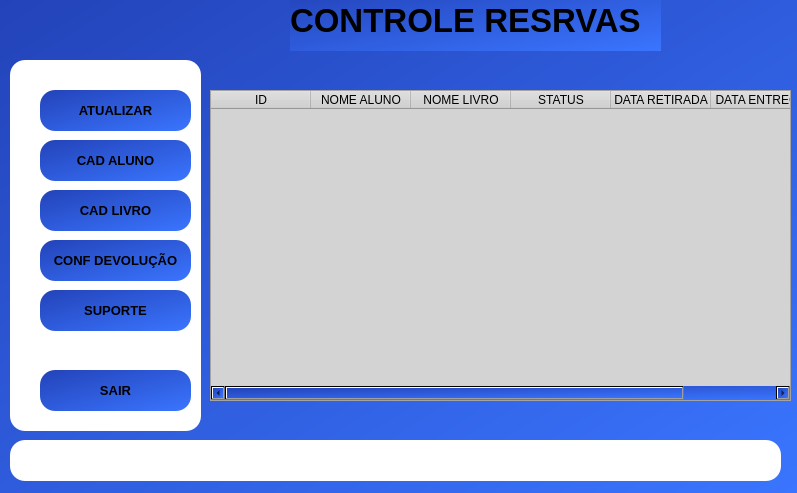
<?xml version="1.0" encoding="UTF-8"?>
<ui version="4.0">
 <class>MainWindow</class>
 <widget class="QMainWindow" name="MainWindow">
  <property name="geometry">
   <rect>
    <x>0</x>
    <y>0</y>
    <width>797</width>
    <height>493</height>
   </rect>
  </property>
  <property name="maximumSize">
   <size>
    <width>797</width>
    <height>493</height>
   </size>
  </property>
  <property name="windowTitle">
   <string>Reservas</string>
  </property>
  <property name="styleSheet">
   <string notr="true">background-color: qlineargradient(spread:pad, x1:0, y1:0, x2:1, y2:1, stop:0 rgba(35, 67, 185, 255), stop:1 rgba(58, 117, 255, 255));</string>
  </property>
  <widget class="QWidget" name="centralwidget">
   <widget class="QLabel" name="menu">
    <property name="geometry">
     <rect>
      <x>10</x>
      <y>60</y>
      <width>191</width>
      <height>371</height>
     </rect>
    </property>
    <property name="styleSheet">
     <string notr="true">border-radius:15px;
background-color: rgb(255, 255, 255);</string>
    </property>
    <property name="text">
     <string/>
    </property>
   </widget>
   <widget class="QLabel" name="titulo">
    <property name="geometry">
     <rect>
      <x>290</x>
      <y>-10</y>
      <width>371</width>
      <height>61</height>
     </rect>
    </property>
    <property name="font">
     <font>
      <pointsize>25</pointsize>
      <weight>75</weight>
      <bold>true</bold>
     </font>
    </property>
    <property name="styleSheet">
     <string notr="true"/>
    </property>
    <property name="text">
     <string>CONTROLE RESRVAS</string>
    </property>
   </widget>
   <widget class="QPushButton" name="BcadAluno">
    <property name="geometry">
     <rect>
      <x>40</x>
      <y>140</y>
      <width>151</width>
      <height>41</height>
     </rect>
    </property>
    <property name="font">
     <font>
      <pointsize>10</pointsize>
      <weight>75</weight>
      <bold>true</bold>
     </font>
    </property>
    <property name="styleSheet">
     <string notr="true">border-radius: 15px;
background-color: qlineargradient(spread:pad, x1:0, y1:0, x2:1, y2:1, stop:0 rgba(35, 67, 185, 255), stop:1 rgba(58, 117, 255, 255));</string>
    </property>
    <property name="text">
     <string>CAD ALUNO</string>
    </property>
    <property name="icon">
     <iconset>
      <normaloff>icons/aluna.png</normaloff>icons/aluna.png</iconset>
    </property>
   </widget>
   <widget class="QPushButton" name="Bretirar">
    <property name="geometry">
     <rect>
      <x>40</x>
      <y>240</y>
      <width>151</width>
      <height>41</height>
     </rect>
    </property>
    <property name="font">
     <font>
      <pointsize>10</pointsize>
      <weight>75</weight>
      <bold>true</bold>
     </font>
    </property>
    <property name="styleSheet">
     <string notr="true">border-radius: 15px;
background-color: qlineargradient(spread:pad, x1:0, y1:0, x2:1, y2:1, stop:0 rgba(35, 67, 185, 255), stop:1 rgba(58, 117, 255, 255));</string>
    </property>
    <property name="text">
     <string>CONF DEVOLUÇÃO</string>
    </property>
    <property name="icon">
     <iconset>
      <normaloff>icons/em-processamento.png</normaloff>icons/em-processamento.png</iconset>
    </property>
   </widget>
   <widget class="QPushButton" name="Batualizar">
    <property name="geometry">
     <rect>
      <x>40</x>
      <y>90</y>
      <width>151</width>
      <height>41</height>
     </rect>
    </property>
    <property name="font">
     <font>
      <pointsize>10</pointsize>
      <weight>75</weight>
      <bold>true</bold>
     </font>
    </property>
    <property name="styleSheet">
     <string notr="true">border-radius: 15px;
background-color: qlineargradient(spread:pad, x1:0, y1:0, x2:1, y2:1, stop:0 rgba(35, 67, 185, 255), stop:1 rgba(58, 117, 255, 255));</string>
    </property>
    <property name="text">
     <string>ATUALIZAR</string>
    </property>
    <property name="icon">
     <iconset>
      <normaloff>icons/atualizar.png</normaloff>icons/atualizar.png</iconset>
    </property>
   </widget>
   <widget class="QPushButton" name="Bsuporte">
    <property name="geometry">
     <rect>
      <x>40</x>
      <y>290</y>
      <width>151</width>
      <height>41</height>
     </rect>
    </property>
    <property name="font">
     <font>
      <pointsize>10</pointsize>
      <weight>75</weight>
      <bold>true</bold>
     </font>
    </property>
    <property name="styleSheet">
     <string notr="true">border-radius: 15px;
background-color: qlineargradient(spread:pad, x1:0, y1:0, x2:1, y2:1, stop:0 rgba(35, 67, 185, 255), stop:1 rgba(58, 117, 255, 255));</string>
    </property>
    <property name="text">
     <string>SUPORTE</string>
    </property>
    <property name="icon">
     <iconset>
      <normaloff>icons/suporte-tecnico.png</normaloff>icons/suporte-tecnico.png</iconset>
    </property>
   </widget>
   <widget class="QPushButton" name="Bsair">
    <property name="geometry">
     <rect>
      <x>40</x>
      <y>370</y>
      <width>151</width>
      <height>41</height>
     </rect>
    </property>
    <property name="font">
     <font>
      <pointsize>10</pointsize>
      <weight>75</weight>
      <bold>true</bold>
     </font>
    </property>
    <property name="styleSheet">
     <string notr="true">border-radius: 15px;
background-color: qlineargradient(spread:pad, x1:0, y1:0, x2:1, y2:1, stop:0 rgba(35, 67, 185, 255), stop:1 rgba(58, 117, 255, 255));</string>
    </property>
    <property name="text">
     <string>SAIR</string>
    </property>
    <property name="icon">
     <iconset>
      <normaloff>icons/sair.png</normaloff>icons/sair.png</iconset>
    </property>
   </widget>
   <widget class="QLabel" name="fundologue">
    <property name="geometry">
     <rect>
      <x>10</x>
      <y>440</y>
      <width>771</width>
      <height>41</height>
     </rect>
    </property>
    <property name="styleSheet">
     <string notr="true">border-radius:15px;
background-color: rgb(255, 255, 255);</string>
    </property>
    <property name="text">
     <string/>
    </property>
   </widget>
   <widget class="QLabel" name="logue">
    <property name="geometry">
     <rect>
      <x>210</x>
      <y>450</y>
      <width>411</width>
      <height>21</height>
     </rect>
    </property>
    <property name="font">
     <font>
      <pointsize>10</pointsize>
      <weight>75</weight>
      <bold>true</bold>
     </font>
    </property>
    <property name="styleSheet">
     <string notr="true">background-color: rgb(255, 255, 255);</string>
    </property>
    <property name="text">
     <string/>
    </property>
   </widget>
   <widget class="QTableWidget" name="tableWidget">
    <property name="geometry">
     <rect>
      <x>210</x>
      <y>90</y>
      <width>581</width>
      <height>311</height>
     </rect>
    </property>
    <property name="styleSheet">
     <string notr="true">background-color: rgb(211, 211, 211);</string>
    </property>
    <column>
     <property name="text">
      <string>ID</string>
     </property>
    </column>
    <column>
     <property name="text">
      <string>NOME ALUNO</string>
     </property>
    </column>
    <column>
     <property name="text">
      <string>NOME LIVRO</string>
     </property>
    </column>
    <column>
     <property name="text">
      <string>STATUS</string>
     </property>
    </column>
    <column>
     <property name="text">
      <string>DATA RETIRADA</string>
     </property>
    </column>
    <column>
     <property name="text">
      <string>DATA ENTREGA</string>
     </property>
    </column>
   </widget>
   <widget class="QPushButton" name="BcadLivro">
    <property name="geometry">
     <rect>
      <x>40</x>
      <y>190</y>
      <width>151</width>
      <height>41</height>
     </rect>
    </property>
    <property name="font">
     <font>
      <pointsize>10</pointsize>
      <weight>75</weight>
      <bold>true</bold>
     </font>
    </property>
    <property name="styleSheet">
     <string notr="true">border-radius: 15px;
background-color: qlineargradient(spread:pad, x1:0, y1:0, x2:1, y2:1, stop:0 rgba(35, 67, 185, 255), stop:1 rgba(58, 117, 255, 255));</string>
    </property>
    <property name="text">
     <string>CAD LIVRO</string>
    </property>
    <property name="icon">
     <iconset>
      <normaloff>icons/livro.png</normaloff>icons/livro.png</iconset>
    </property>
   </widget>
  </widget>
 </widget>
 <resources/>
 <connections/>
</ui>
